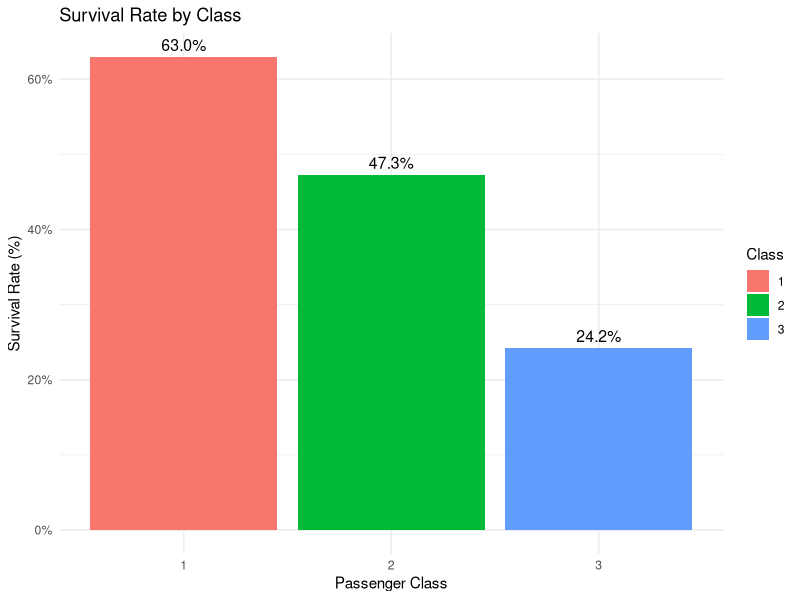
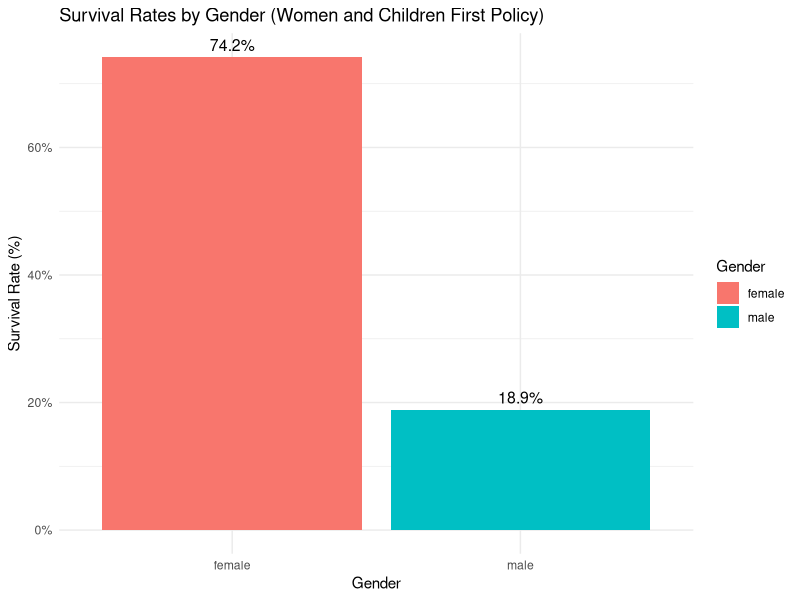
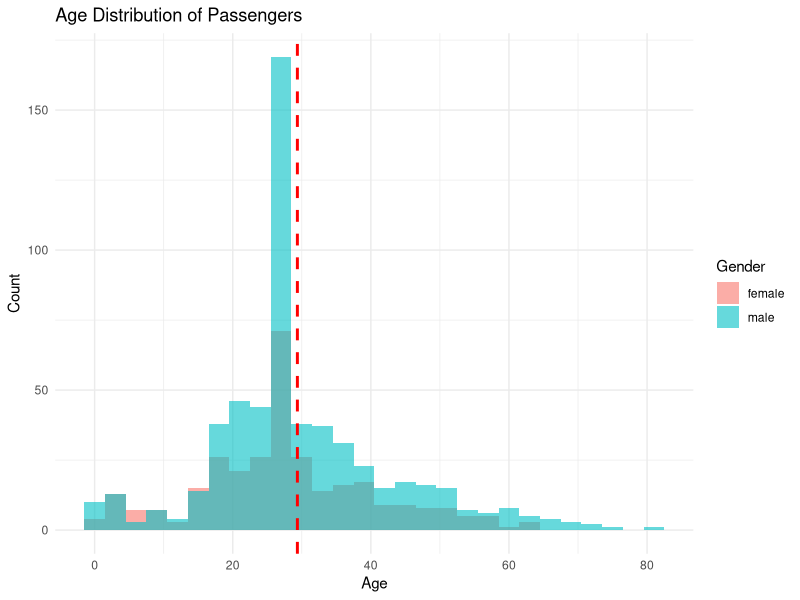
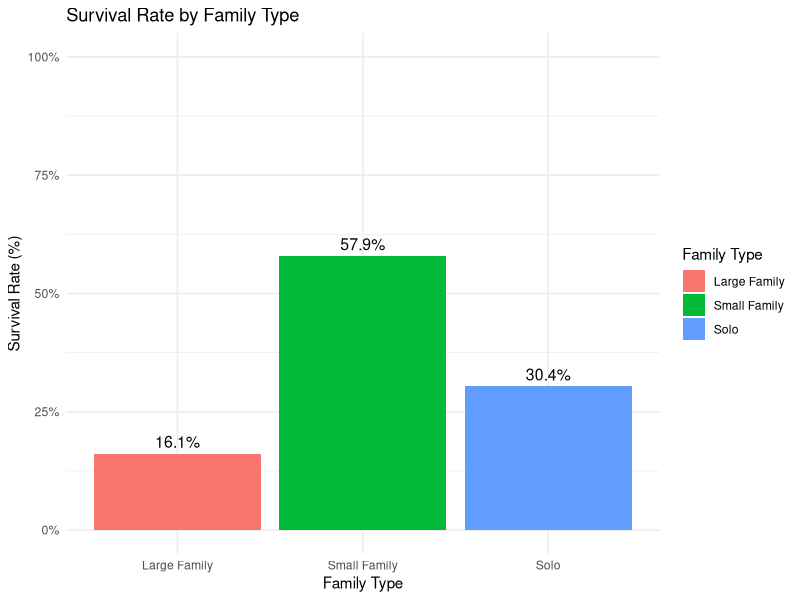
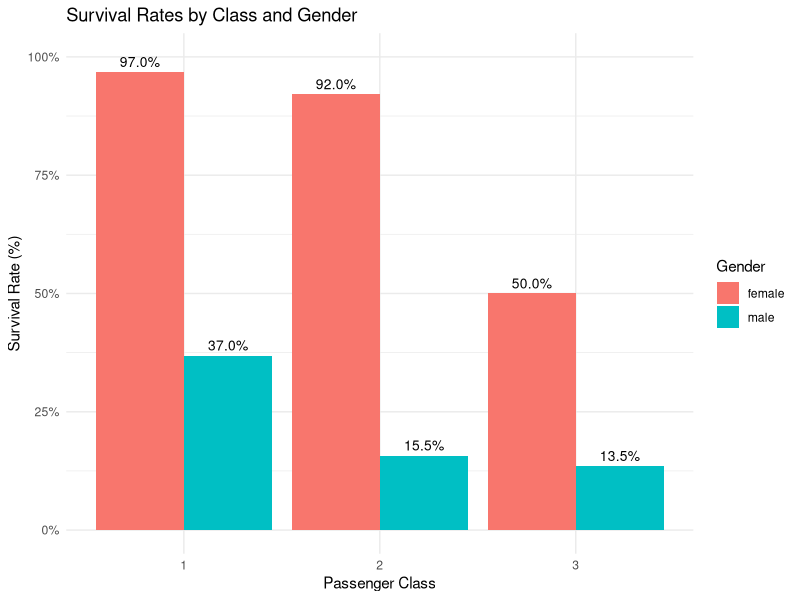
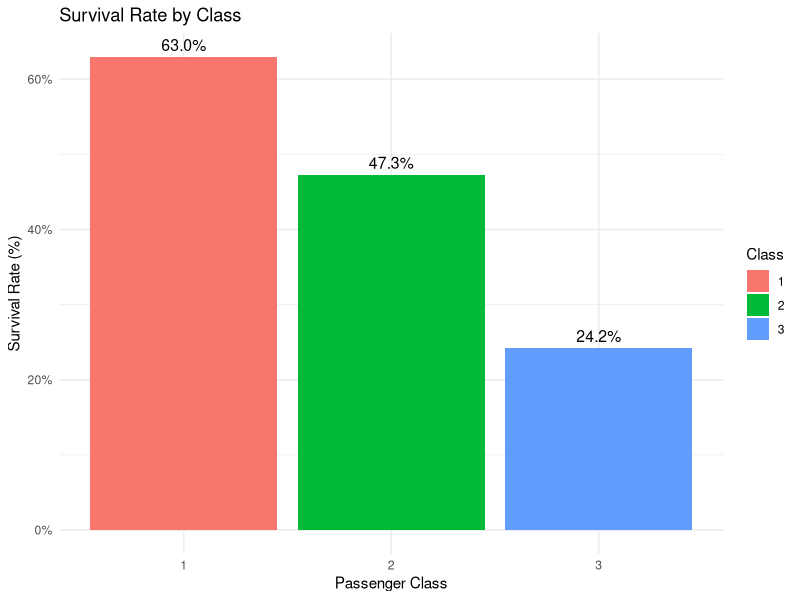
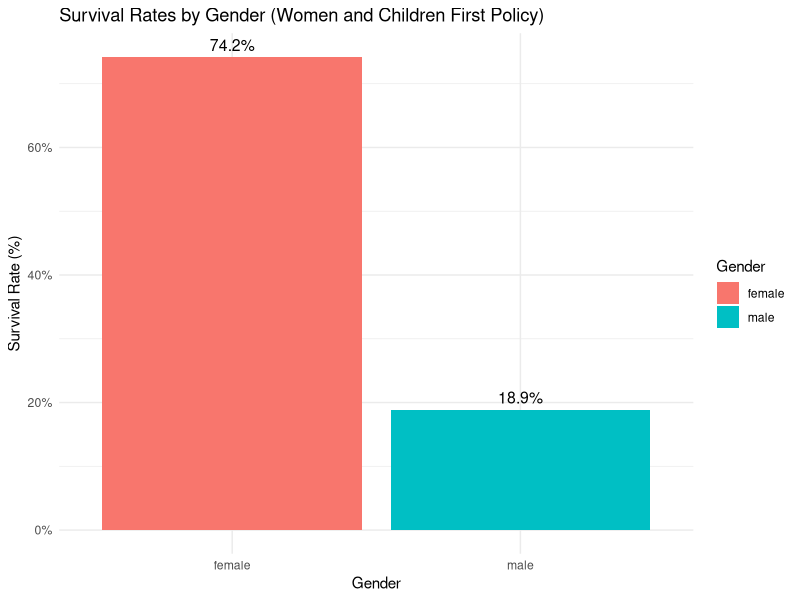
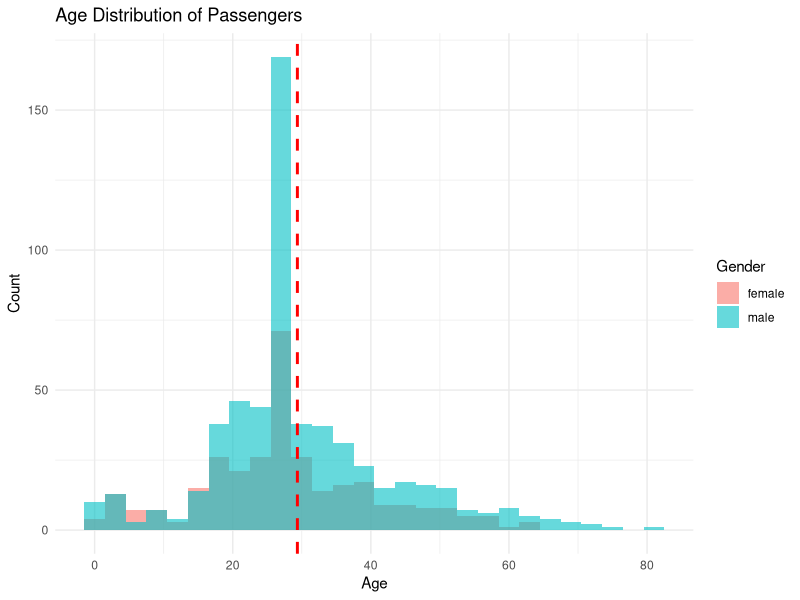

Source code (R) for these figures, in order:
# ===== VISUALIZATION SCRIPT =====
# Purpose: Create professional charts for documentary presentation
# Business Goal: Visual stories that are easy to understand

# Load packages
library(dplyr)
library(ggplot2)
library(scales)

# Load processed Titanic dataset
titanic <- read.csv("data/processed/titanic_cleaned.csv")

# Ensure output folder exists
dir.create("outputs/plots", recursive = TRUE, showWarnings = FALSE)

# -----------------------------
# CHART 1: Survival Rate by Class
# -----------------------------
titanic %>% 
  group_by(Pclass) %>% 
  summarise(survival_rate = mean(Survived, na.rm = TRUE)) %>% 
  ggplot(aes(x = factor(Pclass), y = survival_rate, fill = factor(Pclass))) +
  geom_col() +
  geom_text(aes(label = percent(survival_rate, accuracy = 0.1)),
            vjust = -0.5, size = 4) +
  scale_y_continuous(labels = percent) +
  labs(
    title = "Survival Rate by Class",
    x = "Passenger Class",
    y = "Survival Rate (%)",
    fill = "Class"
  ) +
  theme_minimal()

ggsave("outputs/plots/Survival_By_Class.png", width = 7, height = 5, dpi = 300)

# -----------------------------
# CHART 2: Gender Survival Comparison
# -----------------------------
titanic %>% 
  group_by(Sex) %>% 
  summarise(survival_rate = mean(Survived, na.rm = TRUE)) %>% 
  ggplot(aes(x = Sex, y = survival_rate, fill = Sex)) +
  geom_col() +
  geom_text(aes(label = percent(survival_rate, accuracy = 0.1)),
            vjust = -0.5, size = 4) +
  scale_y_continuous(labels = percent) +
  labs(
    title = "Survival Rates by Gender (Women and Children First Policy)",
    x = "Gender",
    y = "Survival Rate (%)",
    fill = "Gender"
  ) +
  theme_minimal()

ggsave("outputs/plots/Gender_Survival.png", width = 7, height = 5, dpi = 300)

# -----------------------------
# CHART 3: Age Distribution
# -----------------------------
titanic %>% 
  ggplot(aes(x = Age, fill = Sex)) +
  geom_histogram(binwidth = 3, alpha = 0.6, position = "identity") +
  geom_vline(
    xintercept = mean(titanic$Age, na.rm = TRUE),
    color = "red", linetype = "dashed", linewidth = 1
  ) +
  labs(
    title = "Age Distribution of Passengers",
    x = "Age",
    y = "Count",
    fill = "Gender"
  ) +
  theme_minimal()

ggsave("outputs/plots/Age_Distribution.png", width = 7, height = 5, dpi = 300)

# -----------------------------
# CHART 4: Family Size Impact
# -----------------------------
titanic %>% 
  group_by(FamilyType) %>% 
  summarise(survival_rate = mean(Survived, na.rm = TRUE)) %>% 
  ggplot(aes(x = FamilyType, y = survival_rate, fill = FamilyType)) +
  geom_col() +
  geom_text(aes(label = percent(survival_rate, accuracy = 0.1)),
            vjust = -0.5, size = 4) +
  scale_y_continuous(labels = percent, limits = c(0, 1)) +
  labs(
    title = "Survival Rate by Family Type",
    x = "Family Type",
    y = "Survival Rate (%)",
    fill = "Family Type"
  ) +
  theme_minimal()

ggsave("outputs/plots/Survival_By_FamilyType.png", width = 7, height = 5, dpi = 300)

# -----------------------------
# CHART 5: Class vs Gender Interaction
# -----------------------------
titanic %>% 
  group_by(Pclass, Sex) %>% 
  summarise(survival_rate = mean(Survived, na.rm = TRUE)) %>% 
  ggplot(aes(x = factor(Pclass), y = survival_rate, fill = Sex)) +
  geom_col(position = "dodge") +
  geom_text(aes(label = percent(survival_rate, accuracy = 0.5)),
            position = position_dodge(width = 0.9),
            vjust = -0.5, size = 3.5) +
  scale_y_continuous(labels = percent, limits = c(0, 1)) +
  labs(
    title = "Survival Rates by Class and Gender",
    x = "Passenger Class",
    y = "Survival Rate (%)",
    fill = "Gender"
  ) +
  theme_minimal()

ggsave("outputs/plots/Survival_By_Class_Gender.png", width = 7, height = 5, dpi = 300)
